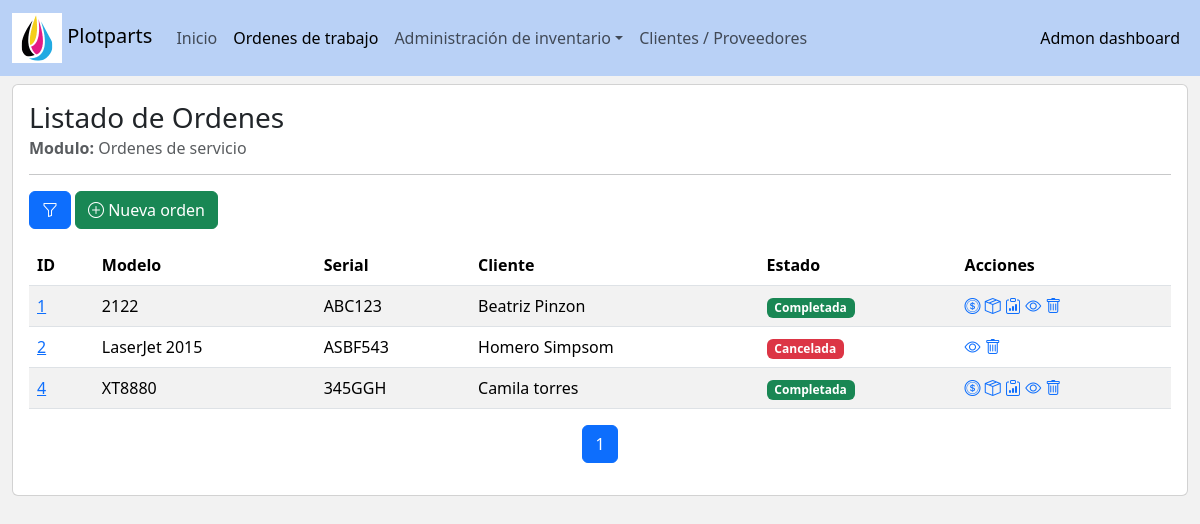
/service_orders/grid/, run on an earlier commit of the app's database.
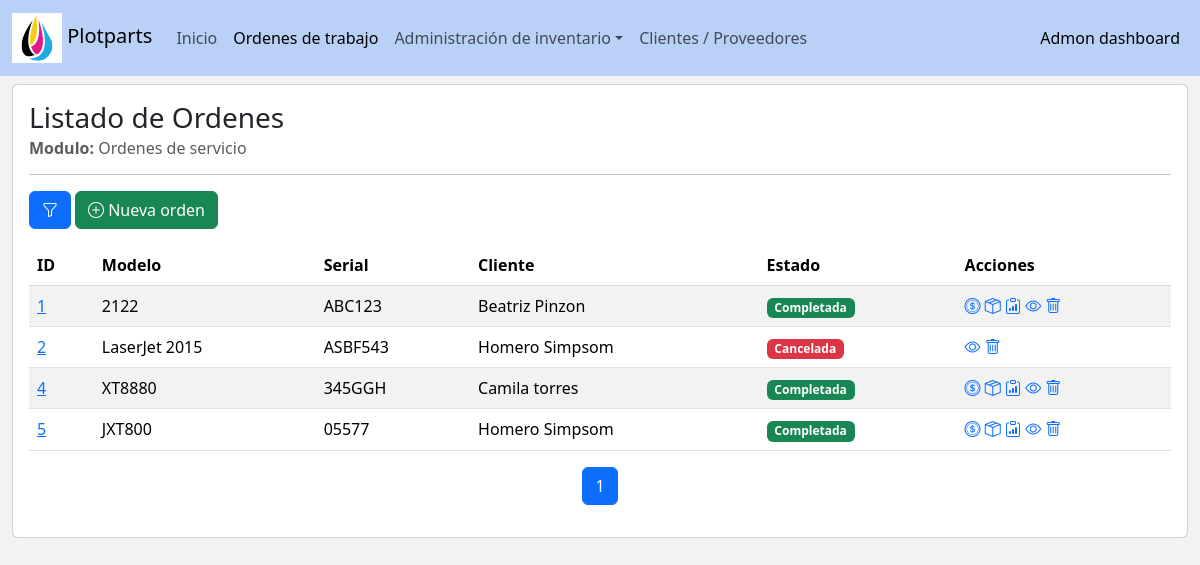
And on a later commit of the database.
### service_order/models.py (models this page shows, shortened)
class ServiceOrder(models.Model):
    customer = models.ForeignKey(verbose_name='Cliente',to=Asset, on_delete=models.PROTECT)
    serial = models.CharField(verbose_name='Numero de serie', max_length=50)
    model = models.CharField(verbose_name='Modelo', max_length=50)
    flowStatus = models.IntegerField(verbose_name='Estado de la orden',choices=ServiceOrder_Flowtatus.choices, default=ServiceOrder_Flowtatus.pendingDiagnose)
    registry_comments = models.TextField(verbose_name='Observaciones iniciales', blank=False)
    diagnose_date = models.DateTimeField(verbose_name='Fecha de diagnóstico', blank=True, null=True)
    diagnose_comments = models.TextField(verbose_name='Observaciones de diagnostico', blank=True, null=True)
    repair_date = models.DateTimeField(verbose_name='Fecha de reparación', blank=True, null=True)
    repair_comments = models.TextField(verbose_name='Observaciones de reparación', blank=True, null=True)
    cancel_date = models.DateTimeField(verbose_name='Fecha de cancelación', blank=True, null=True)
    cancel_comments = models.TextField(verbose_name='Motivo de cancelación', blank=True, null=True)
    consumables_total = models.FloatField(verbose_name='Total de consumibles', default=0)
    status = models.IntegerField(verbose_name='Estado',choices=ServiceOrder_status.choices, default=ServiceOrder_status.enable)
    services_total = models.FloatField(verbose_name='Total del servicio', default=0)
    services_description = models.TextField(verbose_name='Observaciones del servicio', blank=True, null=True)
    createtime = models.DateTimeField(verbose_name='Fecha de creación', auto_now_add=True)
    updatetime = models.DateTimeField(verbose_name='Fecha de ultima actualización', auto_now=True)
    class Meta():
        verbose_name = "Order"
        verbose_name_plural = "Orders"
        ordering = ['id']

### assets/models.py (models this page shows)
class Asset(models.Model):
    class AssetTypes(models.IntegerChoices):
        customer = (1,'Cliente')
        supplier = (2,'Proveedor')
        __empty__ = ('-- Tipo de Asset --')
    class AssetDocumentTypes(models.IntegerChoices):
        nit = (1,'NIT')
        local_id = (2,'CC')
        __empty__ = ('-- Tipo de documento --')
    class AssetStatus(models.IntegerChoices):
        enable = (1,'Activo')
        disable = (0,'Inactivo')
    name = models.CharField(verbose_name='Nombre',max_length=200)
    type = models.IntegerField(verbose_name='Tipo',choices=AssetTypes)
    document_type = models.IntegerField(verbose_name='Tipo de documento',choices=AssetDocumentTypes.choices)
    document_id = models.CharField(verbose_name='Numero de documento',max_length=200,unique=True)
    email = models.EmailField(verbose_name='Correo electrónico',max_length=200)
    phone = models.CharField(verbose_name='Teléfono de contacto',max_length=200)
    extra_info = models.TextField(verbose_name='Información adicional',max_length=500,blank=True)
    createtime = models.DateTimeField(verbose_name='Fecha/Hora de creación', auto_now_add=True)
    updatetime = models.DateTimeField(verbose_name='Fecha/Hora ultima actualización', auto_now=True)
    status = models.IntegerField(verbose_name='Estado',choices=AssetStatus.choices,default=AssetStatus.enable)
    class Meta:
        verbose_name = 'Asset'
        verbose_name_plural = 'Assets'
        ordering = ['name']
    def __str__(self):
        return str(self.name)

### service_order/views.py (the view, shortened to what this page needs)
class ServiceOrder_ListView(ListView):
    Model = ServiceOrder
    template_name = 'service_order/serviceOrder_grid.html'
    context_object_name = 'service_orders'
    paginate_by = 10
    extra_context = {
        'ServiceOrderFilterForm':ServiceOrderFilterForm
    }
    def get_queryset(self):
        queryset = ServiceOrder.objects.filter(status=1)
        return queryset
    def get_context_data(self, **kwargs):
        context = super().get_context_data(**kwargs)
        context['ServiceOrderFilterForm'] = ServiceOrderFilterForm(self.request.GET)
        context['active_link'] = 'service_orders'
        return context

### core/templatetags/utils.py (called while the page is built)
@register.filter(name='setValidationClass')
def setValidationClass(input):
    bootstrap_class = ''
    if input.help_text == 'filter_option':
        if input.errors:
            bootstrap_class = 'is-invalid'
    else:
        if (input.data != None) and (input.data != []) :
            if input.errors:
                bootstrap_class = 'is-invalid'
            else:
                bootstrap_class = 'is-valid'
    return input.as_widget(attrs={'class':'form-control '+ bootstrap_class})

@register.filter(name='flowStatus_mapping')
def ServiceOrder_FlowStatus_Mapping(flowStatus):
    css_class = 'light'
    match flowStatus:
        case 1:#pendingDiagnose
            css_class = 'warning'
        case 2:#onRepair
            css_class = 'primary'
        case 3:#complete
            css_class = 'success'
        case 4:#cancel
            css_class = 'danger'
    return css_class

### service_order/templates/service_order/serviceOrder_grid.html (shortened to what the changed rows need)
{% extends 'base_adminv2.html' %}
{% load utils %}
{% block body %}
    <div class='row'>
        <div class="col-lg-12">
            <div class="card">
                <div class="card-body">
                    <div class="col-12">
                        <div class="table-responsive">
                            <table class="table table-striped table-hover">
                                <thead>
                                <tr>
                                    <th scope="col">ID</th>
                                    <th scope="col">Modelo</th>
                                    <th scope="col">Serial</th>
                                    <th scope="col">Cliente</th>
                                    <th scope="col">Estado</th>
                                    <th scope="col">Acciones</th>
                                </tr>
                                </thead>
                                <tbody>
                                    {% if service_orders|length > 0 %}
                                        {% for row in service_orders %}
                                            <tr>
                                                <td scope="row"><a href="{% url 'service_orders:detail' row.id %}">{{row.id}}</a></td>
                                                <td>{{row.model}}</td>
                                                <td>{{row.serial}}</td>
                                                <td>{{row.customer}}</td>
                                                <td><span class="badge text-bg-{{row.flowStatus|flowStatus_mapping}}">{{row.get_flowStatus_display}}</span></td>
                                                <td>
                                                    {% if row.flowStatus == 1 %}{% comment %} Diagnose {% endcomment %}
                                                        <span><a href="{% url 'service_orders:flowUpdate' row.id %}" title='Diagnosticar'><i class="bi bi-card-checklist"></i></a></span>
                                                        {% elif row.flowStatus == 2 %}{% comment %} Repair {% endcomment %}
                                                            <span><a href="{% url 'service_orders:flowUpdate' row.id %}" title='Reparar'><i class="bi bi-tools"></i></a></span>
                                                        {% elif row.flowStatus == 3 %}{% comment %} Complete {% endcomment %}
                                                            <span><a href="{% url 'service_orders:servicesConfig' row.id %}" title='Configurar costos de servicio'><i class="bi bi-coin"></i></a></span>
                                                            <span><a href="{% url 'service_orders:consumptionPanel' row.id %}" title='Panel de consumibles'><i class="bi bi-box-seam"></i></a></span>
                                                            <span><a href="{% url 'service_orders:report' row.id %}" target='_blank' title='Visualizar reporte de orden'><i class="bi bi-clipboard-data"></i></a></span>
                                                    {% endif %}
                                                    <span><a href="{% url 'service_orders:detail' row.id %}" title='Detalles de la orden'><i class="bi bi-eye"></i></i></a></span>
                                                    <span><a href="{% url 'service_orders:delete' row.id %}" title='Eliminar'><i class="bi bi-trash"></i></a></span>
                                                </td>
                                            </tr>
                                        {% endfor %}
                                    {% else %}
                                    <tr>
                                        <td colspan='6' class='text-center'><span><strong>Ordenes de servicio no encontradas...</strong></span></td>
                                    </tr>
                                    {% endif %}
                                </tbody>
                            </table>
                        </div>
                    </div>
                    {% include 'pagination.html' %}
                </div>
            </div>
        </div>
    </div>
{% endblock body %}

What changed in the data, as far as the page shows it:
added ServiceOrder: id "5", model "JXT800", serial "05577", customer "Homero Simpsom", flowStatus "Completada"
